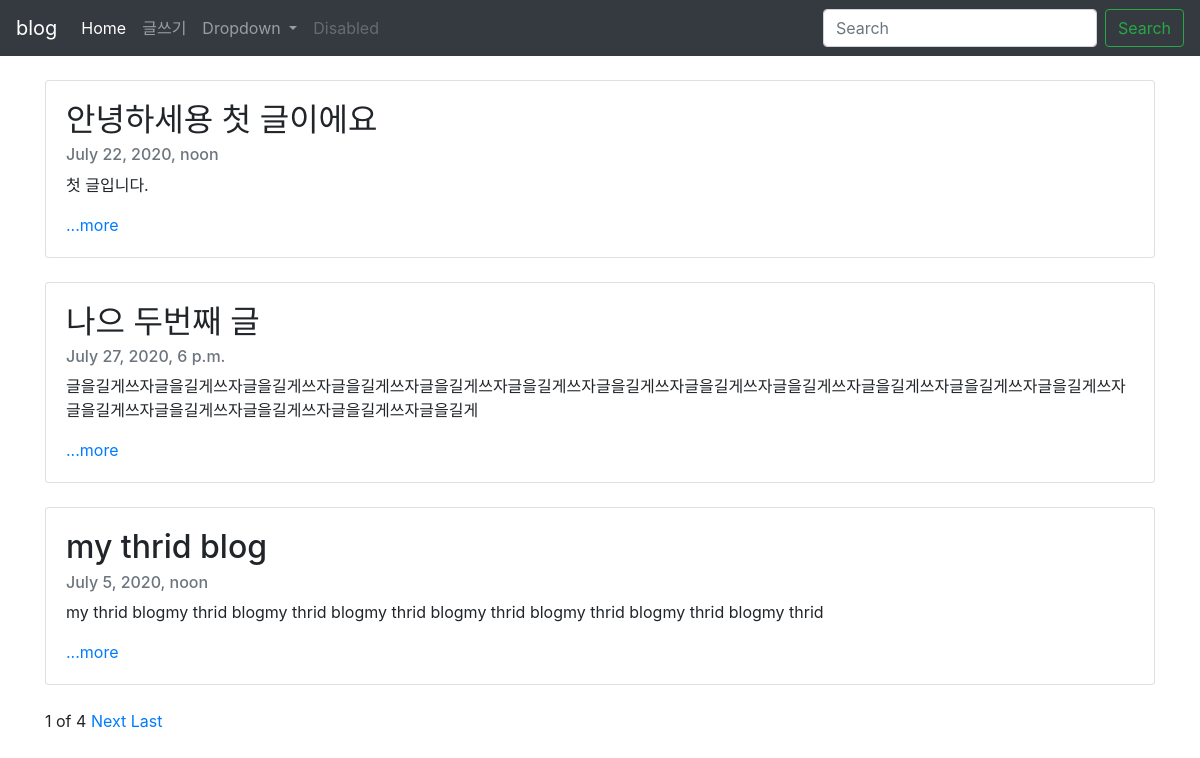
The page / on the database its author committed.
### blogapp/models.py (models this page shows, shortened)
class Blog(models.Model):
    title = models.CharField(max_length=200)
    pub_date = models.DateTimeField('date published')
    body = models.TextField()
    def summary(self):
        return self.body[:100]

### blogapp/views.py (the view)
# urls.py: path('', blogapp.views.home, name="home"),
def home(request):
    blogs = Blog.objects
    blog_list=Blog.objects.all()
    paginator = Paginator(blog_list,3)
    page = request.GET.get('page')
    posts = paginator.get_page(page)
    return render(request,'home.html',{'blogs':blogs,'posts':posts})

### blogapp/templates/home.html (shortened to what this page needs)
{% extends 'base.html' %}
{% block contents%}
<br>
{%for blog in posts %}
<body>
    <div class="container">
        <div class="card">
        <div class="card-body">
        <h2 class="card-title">{{blog.title}}</h2>
        <h6 class="card-subtitle mb-2 text-muted">{{blog.pub_date}}</h6>
        <p class="card-text">{{blog.summary}}</p>
        <a href="{% url 'detail' blog.id %}" class="card-link">...more</a>
    </div>
    </div><br>
    </div>
    {%endfor%}
    <div class="container">
    <span>{{posts.number}}</span>
    <span>of</span>
    <span>{{posts.paginator.num_pages}}</span>
    {%if posts.has_next%}
    <a href="?page={{posts.next_page_number}}">Next</a>
    <a href="?page={{posts.paginator.num_pages}}">Last</a>
    {%endif%}
    </div>
    {% endblock %}

### blogproject/templates/base.html (shortened to what this page needs)
<head>
<link rel="stylesheet" href="https://stackpath.bootstrapcdn.com/bootstrap/4.5.0/css/bootstrap.min.css">
</head>
<body>
    <nav class="navbar navbar-expand-lg navbar-dark bg-dark">
    <a class="navbar-brand" href="{% url 'blog' %}">blog</a>
    <div class="collapse navbar-collapse" id="navbarSupportedContent">
        <ul class="navbar-nav mr-auto">
        <li class="nav-item active">
            <a class="nav-link" href="{% url 'home' %}"> Home <span class="sr-only">(current)</span></a>
        </li>
        <li class="nav-item">
            <a class="nav-link" href="{% url 'new' %}">글쓰기</a>
        </li>
        <li class="nav-item dropdown">
            <a class="nav-link dropdown-toggle" href="#" id="navbarDropdown" role="button" data-toggle="dropdown" aria-haspopup="true" aria-expanded="false">
            Dropdown
            </a>
        </li>
        <li class="nav-item">
            <a class="nav-link disabled" href="#" tabindex="-1" aria-disabled="true">Disabled</a>
        </li>
        </ul>
        <form class="form-inline my-2 my-lg-0">
        <input class="form-control mr-sm-2" type="search" placeholder="Search" aria-label="Search">
        <button class="btn btn-outline-success my-2 my-sm-0" type="submit">Search</button>
        </form>
    </div>
    </nav>
    {% block contents %}
    {% endblock %}
</body>

### rows shown on the page
Blog: title "안녕하세용 첫 글이에요", pub_date "July 22, 2020, noon", summary "첫 글입니다."
Blog: title "나으 두번째 글", pub_date "July 27, 2020, 6 p.m.", summary "글을길게쓰자글을길게쓰자글을길게쓰자글을길게쓰자글을길게쓰자글을길게쓰자글을길게쓰자글을길게쓰자글을길게쓰자글을길게쓰자글을길게쓰자글을길게쓰자글을길게쓰자글을길게쓰자글을길게쓰자글을길게쓰자글을길게"
Blog: title "my thrid blog", pub_date "July 5, 2020, noon", summary "my thrid blogmy thrid blogmy thrid blogmy thrid blogmy thrid blogmy thrid blogmy thrid blogmy thrid"

### other values the page prints
{{ posts.number }} "1"
{{ posts.paginator.num_pages }} "4"
